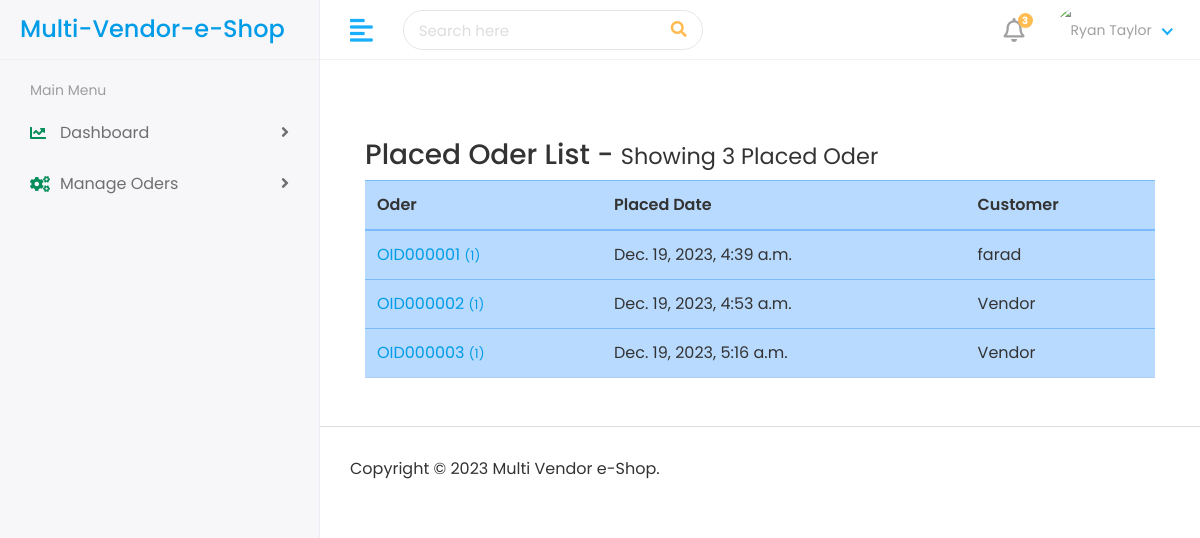
/admin-panel/placed-oder-list/ (signed in), run on the app's committed database.
### products/models.py (models this page shows, shortened)
class PlacedOder(models.Model):
    STATUS = [
        ("Oder Recived", "Oder Recived"),
        ("Oder Packed", "Oder Packed"),
        ("Oder OnTheWay", "Oder OnTheWay"),
        ("Oder Shipped", "Oder Shipped"),
    ]
    user = models.ForeignKey("accounts.CustomUser", on_delete=models.CASCADE)
    shipping_address = models.ForeignKey(
        CustomerAddress, on_delete=models.DO_NOTHING, related_name="shipping_address"
    )
    sub_total_price = models.FloatField(blank=True, null=True)
    status = models.CharField(max_length=50, choices=STATUS, default="Oder Recived")
    paid = models.BooleanField(default=False)
    placed_date = models.DateTimeField(auto_now_add=True)
    order_number = models.CharField(max_length=12, blank=True, null=True)

### accounts/models.py (models this page shows, shortened)
class CustomUser(AbstractBaseUser, PermissionsMixin):
    USER_ROLE = [
        ('1', 'Customer'),
        ('2', 'Editor'),
        ('3', 'Vendor'),
    ]
    email = models.EmailField(unique=True)
    first_name = models.CharField(max_length=30)
    last_name = models.CharField(max_length=30)
    mobile = models.PositiveIntegerField()
    user_role = models.CharField(choices=USER_ROLE, default=1, max_length=20)
    date_joined = models.DateTimeField(default=timezone.now)
    is_active = models.BooleanField(default=True)
    is_staff = models.BooleanField(default=True)
    objects = CustomUserManager()
    USERNAME_FIELD = 'email'
    REQUIRED_FIELDS = ['first_name', 'last_name','mobile']

### AdminPanel/views.py (the view)
# urls.py: path('admin-panel/placed-oder-list/', views.show_placed_oder_list, name='show_placed_oder_list'),
@login_required(login_url='user_login')
def show_placed_oder_list(request):
    placed_oder_list = PlacedOder.objects.all()
    context={
        'placed_oder_list':placed_oder_list
    }
    return render(request, 'admin-panel/placed-oder-list.html', context)

### templates/admin-panel/placed-oder-list.html (shortened to what this page needs)
{% extends "admin-panel/admin-base.html" %}
{% load static %}
{% block admin-body %}
<div class="container my-5">
    <div class="head-area">
        <h3>Placed Oder List - <small>Showing {{placed_oder_list|length}} Placed Oder</small></h3>
    </div>
    <div class="table-responsive">
        <table class="table table-primary">
            <thead>
                <tr>
                    <th scope="col">Oder</th>
                    <th scope="col">Placed Date</th>
                    <th scope="col">Customer</th>
                </tr>
            </thead>
            <tbody>
                {% for oder in placed_oder_list %}
                    <tr class="">
                        <td scope="row"><a href="{% url 'show_placed_oder_item_list' oder.id %}">{{oder.order_number}} <small>({{oder.order_items.count}})</small></a></td>
                        <td>{{oder.placed_date}}</td>
                        <td>{{oder.user.first_name}}</td>
                    </tr>
                {% endfor %}
            </tbody>
        </table>
    </div>
</div>
{% endblock admin-body %}

### static/admin-panel/assets/css/style.css (style rules this page uses)
html { height: 100%; }
body { background-color: #fff; color: #333; font-family: 'Poppins', sans-serif; font-size: 1rem; height: 100%; line-height: 1.5; overflow-x: hidden; }
h1, h2, h3, h4, h5, h6 { font-family: 'Poppins', sans-serif; margin-top: 0; }
a { color: #009ce7; }
input, button, a { transition: all 0.4s ease; -moz-transition: all 0.4s ease; -o-transition: all 0.4s ease; -ms-transition: all 0.4s ease; -webkit-transition: all 0.4s ease; }
.table { color: #333; max-width: 100%; margin-bottom: 0; width: 100%; }
.table thead tr th { font-weight: 600; }
.table tbody tr { border-bottom: 1px solid rgba(0, 0, 0, 0.05); }

### data on the page
PlacedOder: order_number "OID000001", order_items.count "1", placed_date "Dec. 19, 2023, 4:39 a.m.", user.first_name "farad"
PlacedOder: order_number "OID000002", order_items.count "1", placed_date "Dec. 19, 2023, 4:53 a.m.", user.first_name "Vendor"
PlacedOder: order_number "OID000003", order_items.count "1", placed_date "Dec. 19, 2023, 5:16 a.m.", user.first_name "Vendor"

### other printed values
{{ placed_oder_list|length }} "3"
